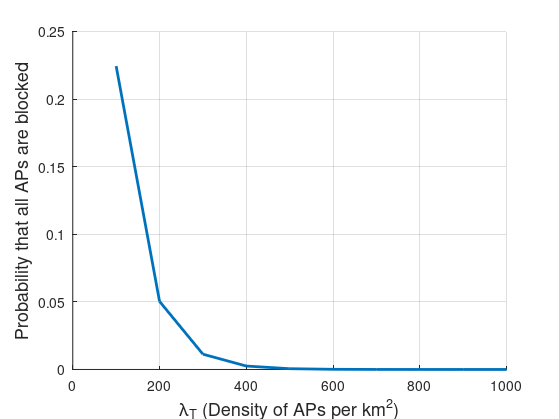
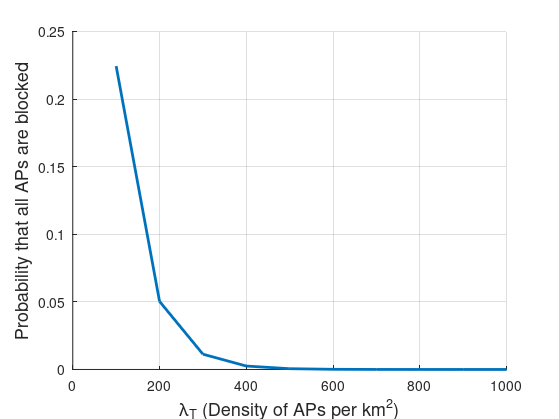
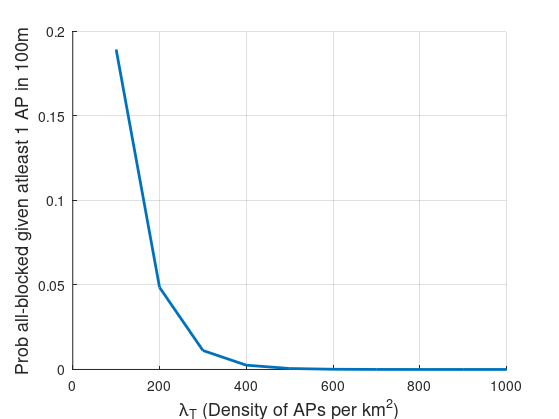
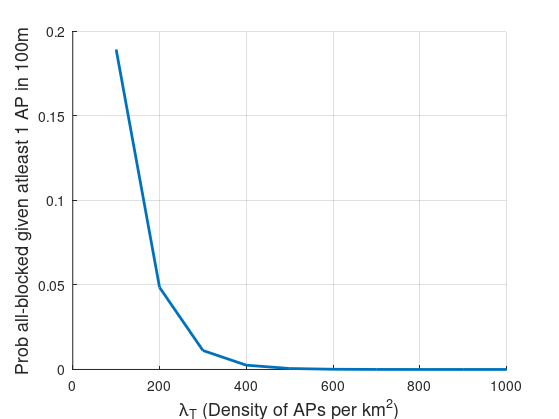

The MATLAB source for these figures, in order:
%PPP
%Feb27: Corrected typo in calculating conditional probability of blockage
%given that atleast one AP is in range.
%Feb9: Verify the theoretical vs emperical model of E(prod(di))

clear all;
clc;
close all;
% lambda=.10;
% %Method 1
% pproc  = poissrnd(lambda, 100, 2);
% size(pproc)
% plot(pproc(:, 1), pproc(:, 2), '.');
% title('Poisson with poissrnd')

rho_b = 0.65;%Rajeev calculated central park
V=1;
hb = 1.8;
hr = 1.4;
ht = 6;
frac = (hb-hr)/(ht-hr);
temp = 2/pi*rho_b*V*frac;
mu = 2;
c = temp/mu;
wannaplot=0;
Rval = 100;%sqrt(10^6/pi);
Lval=(1:1:10)/100^2;%(.5:.5:10)/(1000)^2;
count=0;

for iter = 1:10
%     count=count+1;
    for Rind=1:length(Rval)
        for Lind = 1:length(Lval)
            R=Rval(Rind);%m
            
            lambda = Lval(Lind);
            npoints = poissrnd(lambda*pi*R^2);
%             if (npoints==0), count=count+1; continue; end;
            r = R*sqrt(rand(npoints,1));
            
            
            if(wannaplot==1)
                theta = 2*pi*rand(npoints,1);
                x0=0; y0=0; %origin UE
                x = x0 + r.*cos(theta);
                y = y0 + r.*sin(theta);
                scatter(x,y)
                th=0:0.01:2*pi; xx = x0+R*cos(th); yy = y0 + R*sin(th);
                hold on;
                plot(xx,yy)
            end
            %         prod_rsq(iter, Rind) = prod(r.^2);
            %         prod_r(iter, Rind) = prod(r);
            prod_noapprox(iter, Lind) = prod(c*r./(1+c*r));
        end
    end
end
emp_noapprox = mean(prod_noapprox,1);

% emp = mean(prod_rsq,1);
% a_r = 2/3*Rval;
% th_r = exp(-(1-a_r).*pi.*Rval.^2*lambda);
% th_rsq = exp(-(1-Rval.^2/2).*pi.*Rval.^2*lambda);

% a_noapprox = 1-
th_noapprox = exp(-2*pi.*Rval.*Lval/c).*(1+c*Rval).^(2*pi.*Lval/c^2);
% Lval=Lval*
figure(1)
semilogy(Lval*1000^2,emp_noapprox);
hold on;
semilogy(Lval*1000^2, th_noapprox)
legend('emperical', 'theoretical')

h=figure(2);
% plot(Lval,emp_noapprox,'LineWidth',2);
hold on; grid on;
plot(Lval*1000^2, th_noapprox,'LineWidth',2)
% legend('emperical', 'theoretical')
xlabel('\lambda_T (Density of APs per km^2)', 'fontsize',13)
ylabel('Probability that all APs are blocked','fontsize',13)
% title('APs blockage probability in 1km^2 area')
set(h,'Units','Inches');
pos = get(h,'Position');
set(h,'PaperPositionMode','Auto','PaperUnits','Inches','PaperSize',[pos(3), pos(4)])
print(h,[pwd '/figures/N_block_prob.pdf'],'-dpdf','-r0')
print(h,[pwd '/figures/N_block_prob.png'],'-dpng','-r0')



%%Update Feb 20
probNoConnection = exp(-Lval*pi*R^2);%basically n=0 probability
probBl_givenConnection = (th_noapprox - probNoConnection)./(1-probNoConnection);

h=figure(3);
hold on; grid on;
plot(Lval*1000^2, probBl_givenConnection,'LineWidth',2)
xlabel('\lambda_T (Density of APs per km^2)', 'fontsize',13)
ylabel('Prob all-blocked given atleast 1 AP in 100m','fontsize',13)
set(h,'Units','Inches');
pos = get(h,'Position');
set(h,'PaperPositionMode','Auto','PaperUnits','Inches','PaperSize',[pos(3), pos(4)])
print(h,[pwd '/figures/N_block_prob_cond.pdf'],'-dpdf','-r0')
print(h,[pwd '/figures/N_block_prob_cond.png'],'-dpng','-r0')

